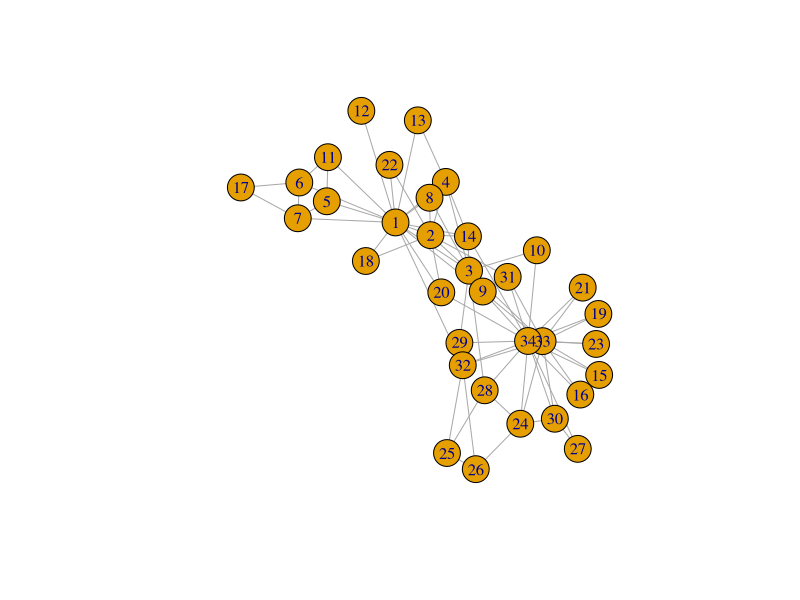

Write the R code that produced this figure. (Note: this script raises an error after producing the figure.)
## ---- chunk 1
knitr::opts_chunk$set(fig.width=6, fig.height=6)
## ---- chunk 2
library("igraph")
## ---- chunk 3
g <- make_empty_graph()
## ---- chunk 4
g <- make_graph(edges = c(1,2, 1,5), n=10, directed = FALSE)
## ---- chunk 5
g <- make_graph(~ 1--2, 1--5, 3, 4, 5, 6, 7, 8, 9, 10)
## ---- chunk 6
g
## ---- chunk 7
summary(g)
## ---- chunk 8
g <- make_graph("Zachary")
## ---- chunk 9
plot(g)
## ---- chunk 10
g <- add_vertices(g, 3)
## ---- chunk 11
g <- add_edges(g, edges = c(1,35, 1,36, 34,37))
## ---- chunk 12
g <- add_edges(g, edges = c(38, 37))
## ---- chunk 13
g <- g %>%
  add_edges(edges = c(1, 34)) %>%
  add_vertices(3) %>%
  add_edges(edges = c(38, 39, 39, 40, 40, 38, 40, 37))
g
## ---- chunk 14
edge_id_para_borrar <- get_edge_ids(g, c(1,34))
edge_id_para_borrar
## ---- chunk 15
g <- delete_edges(g, edge_id_para_borrar)
## ---- chunk 16
g <- make_ring(10) %>% delete_edges("10|1")
plot(g)
## ---- chunk 17
g <- make_ring(5)
g <- delete_edges(g, get_edge_ids(g, c(1,5, 4,5)))
plot(g)
## ---- chunk 18
g1 <- graph_from_literal(
  A-B:C:I,
  B-A:C:D,
  C-A:B:E:H,
  D-B:E:F,
  E-C:D:F:H,
  F-D:E:G,
  G-F:H,
  H-C:E:G:I,
  I-A:H
)
plot(g1)
## ---- chunk 19
is_chordal(g1, fillin=TRUE)
## ---- chunk 20
chordal_graph <- add_edges(g1, is_chordal(g1, fillin=TRUE)$fillin)
plot(chordal_graph)
## ---- chunk 21
graph1 <- make_tree(127, 2, mode = "undirected")
summary(g)
## ---- chunk 22
graph2 <- make_tree(127, 2, mode = "undirected")
## ---- chunk 23
identical_graphs(graph1, graph2)
## ---- chunk 24
graph1 <- sample_grg(100, 0.2)
summary(graph1)
## ---- chunk 25
graph2 <- sample_grg(100, 0.2)
identical_graphs(graph1, graph2)
## ---- chunk 26
isomorphic(graph1, graph2)
## ---- chunk 27
g <- make_graph(
  ~ Alice-Boris:Himari:Moshe,
  Himari-Alice:Nang:Moshe:Samira,
  Ibrahim-Nang:Moshe,
  Nang-Samira
)
## ---- chunk 28
V(g)$age <- c(25, 31, 18, 23, 47, 22, 50)
V(g)$gender <- c("f", "m", "f", "m", "m", "f", "m")
E(g)$is_formal <- c(FALSE, FALSE, TRUE, TRUE, TRUE, FALSE, TRUE, FALSE, FALSE)
summary(g)
## ---- chunk 29
E(g)$is_formal
E(g)$is_formal[1] <- TRUE
E(g)$is_formal
## ---- chunk 30
g$date <- c("2022-02-11")
graph_attr(g, "date")
## ---- chunk 31
match(c("Ibrahim"), V(g)$name)
## ---- chunk 32
V(g)$name[1:3] <- c("Alejandra", "Bruno", "Carmina")
V(g)
## ---- chunk 33
g <- delete_vertex_attr(g, "gender")
V(g)$gender
## ---- chunk 34
degree(g)
## ---- chunk 35
degree(g, 7)
## ---- chunk 36
degree(g, vertices = c(3,4,5))
## ---- chunk 37
degree(g, vertices = c("Carmina", "Moshe", "Nang"))
## ---- chunk 38
degree(g, "Bruno")
## ---- chunk 39
edge_betweenness(g)
## ---- chunk 40
ebs <- edge_betweenness(g)
as_edgelist(g)[ebs == max(ebs), ]
## ---- chunk 41
which.max(degree(g))
## ---- chunk 42
graph <- graph.full(n=10)
only_odd_vertices <- which(V(graph)%%2==1)
length(only_odd_vertices)
## ---- chunk 43
seq <- V(graph)[2, 3, 7]
seq
## ---- chunk 44
seq <- seq[1, 3]    # filtrar un conjunto de vértices existente
seq
## ---- chunk 45
seq <- V(graph)[2, 3, 7, "foo", 3.5]
## ---- chunk 46
V(g)[age < 30]$name
## ---- chunk 47
`%notin%` <- Negate(`%in%`)
## ---- chunk 48
V(g)$degree <- c("A", "B", "B+", "A+", "C", "A", "B")
V(g)$degree[degree(g) == 3]
## ---- chunk 49
V(g)$name[degree(g) == 3]
## ---- chunk 50
E(g)[.from(3)]
## ---- chunk 51
E(g)[.from("Carmina")]
## ---- chunk 52
E(g) [ 3:5 %--% 5:6 ]
## ---- chunk 53
V(g)$gender <- c("f", "m", "f", "m", "m", "f", "m")
## ---- chunk 54
men <- V(g)[gender == "m"]$name
men
## ---- chunk 55
women <- V(g)[gender == "f"]$name
women
## ---- chunk 56
E(g)[men %--% women]
## ---- chunk 57
as_adjacency_matrix(g)
## ---- chunk 58
layout <- layout_with_kk(g)
## ---- chunk 59
layout <- layout_as_tree(g, root = 2)
## ---- chunk 60
layout <- layout_with_kk(g)
## ---- chunk 61
plot(g, layout = layout, main = "Red social con el algoritmo de diseño Kamada-Kawai")
## ---- chunk 62
plot(
  g,
  layout = layout_with_fr,
  main = "Red social con el algoritmo de disposición Fruchterman-Reingold"
)
## ---- chunk 63
V(g)$color <- ifelse(V(g)$gender == "m", "yellow", "red")
plot(
  g,
  layout = layout,
  vertex.label.dist = 3.5,
  main = "Red social - con los géneros como colores"
)
## ---- chunk 64
plot(
  g,
  layout = layout,
  vertex.label.dist = 3.5,
  vertex.color = as.factor(V(g)$gender))
## ---- chunk 65
plot(
  g,
  layout = layout,
  vertex.label.dist = 3.5,
  vertex.size = 20,
  vertex.color = ifelse(V(g)$gender == "m", "yellow", "red"),
  edge.width = ifelse(E(g)$is_formal, 5, 1)
)
## ---- chunk 66
sessionInfo()
